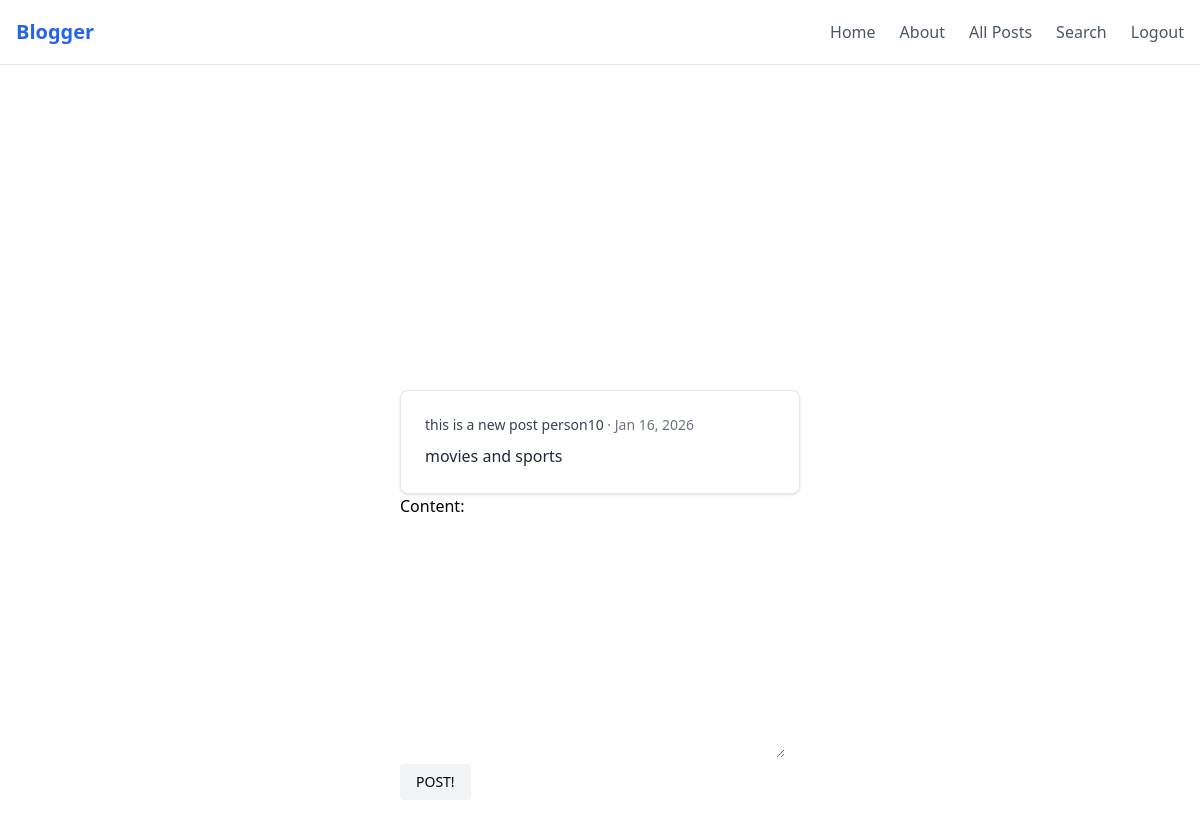
The page /blogapp/comment/19/ (signed in) on the database its author committed.
### blogapp/models.py (models this page shows)
class Post(models.Model):
    title = models.CharField(max_length=100)
    content = models.TextField()
    author = models.ForeignKey(User,on_delete=models.CASCADE,related_name="posts")
    created_at = models.DateTimeField(auto_now_add=True)
    tags = models.ManyToManyField(Tag,related_name="posts")

### blogapp/views.py (the view, shortened to what this page needs)
# urls.py: path('comment/<int:pk>/',NewComment.as_view(),name='newcomment'),
class NewComment(LoginRequiredMixin,View):
    def get(self,request,pk):
        form = CommentForm()
        context = {
            "form":form,
            "post":Post.objects.get(id=pk),
            }
        return render(request,"blogapp/newcomment.html",context)

### blogapp/forms.py
class CommentForm(forms.ModelForm):
    class Meta:
        model = Comment
        fields = ['content']

### blogapp/templates/blogapp/newcomment.html (shortened to what this page needs)
{% extends "./base.html" %}
{% block content %}
    <div class="bg-white p-6 rounded-lg shadow border border-gray-200">
        <div class="text-sm text-gray-500 mb-2">
          <span class="font-medium text-gray-700">{{post.title}} {{ post.author }}</span>
          ·
          <span>{{ post.created_at|date:"M d, Y" }}</span>
        </div>
        <div class="text-gray-800 leading-relaxed">
          {{ post.content }}
        </div>
      </div>
    <form method="POST">
        {{form.as_p}}
        <button type="submit" class="px-4 py-2 text-sm bg-gray-100 rounded hover:bg-gray-200">POST!</button>
    </form>
{% endblock %}

### rows shown on the page
Post: title "this is a new post", author "person10", created_at "Jan 16, 2026", content "movies and sports"
